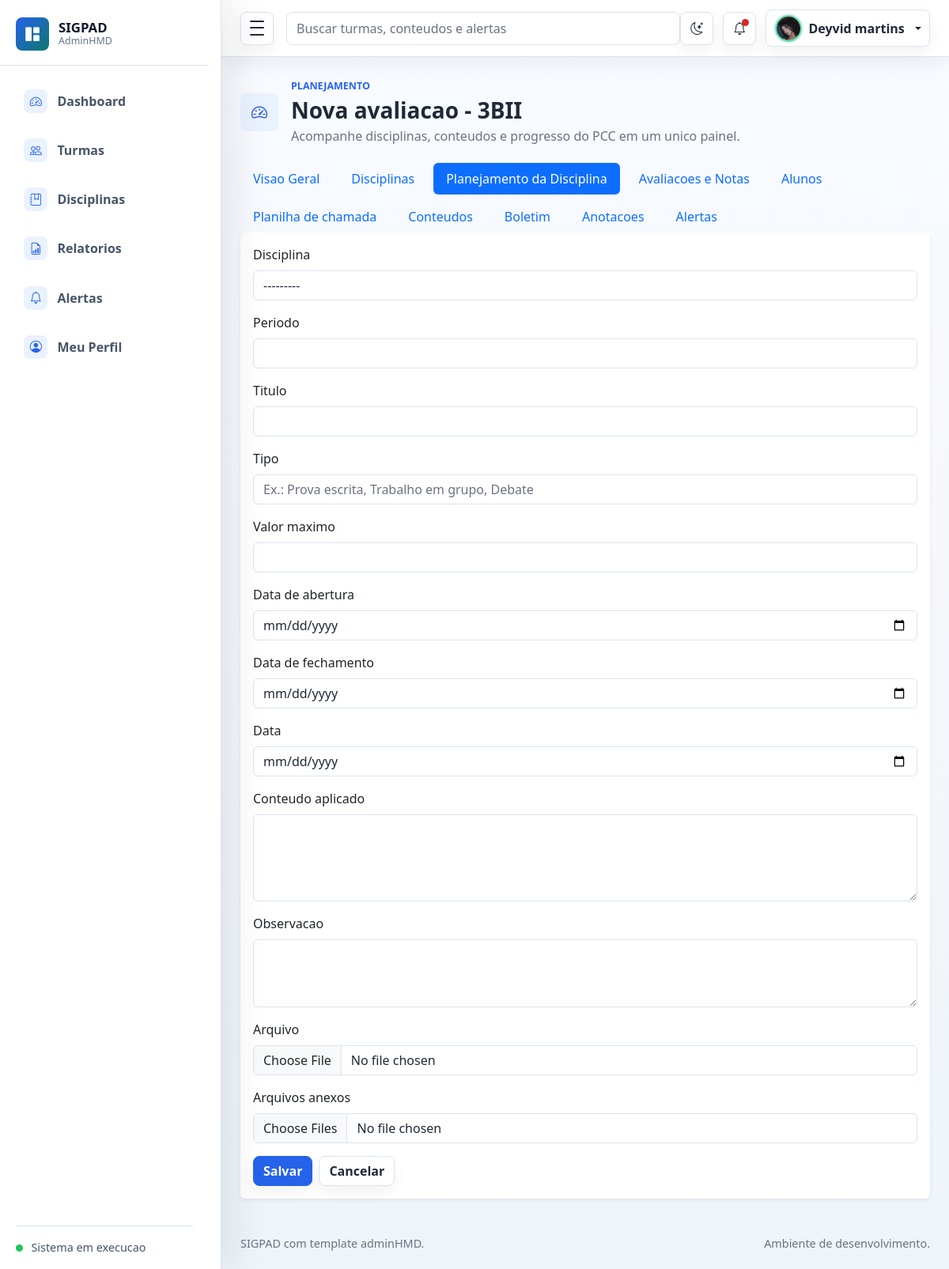
Screenshot of /turmas/2/avaliacoes/nova/ (signed in) with the database file from the repository.
### planejamento/models.py (models this page shows, shortened)
class PerfilUsuario(models.Model):
    usuario = models.OneToOneField(User, verbose_name='usuario', on_delete=models.CASCADE)
    foto = models.ImageField('foto', upload_to='usuarios/fotos/', blank=True, null=True)
    created_at = models.DateTimeField('criado em', auto_now_add=True)
    class Meta:
        verbose_name = 'Perfil de usuario'
        verbose_name_plural = 'Perfis de usuarios'
        ordering = ['usuario__username']

class Turma(models.Model):
    TURNO_CHOICES = [
        ('MATUTINO', 'Matutino'),
        ('VESPERTINO', 'Vespertino'),
        ('NOTURNO', 'Noturno'),
        ('INTEGRAL', 'Integral'),
    ]
    professor = models.ForeignKey(User, verbose_name='professor', on_delete=models.CASCADE)
    nome = models.CharField('nome', max_length=100)
    ano_letivo = models.PositiveIntegerField('ano letivo')
    turno = models.CharField('turno', max_length=20, choices=TURNO_CHOICES)
    descricao = models.TextField('descricao', blank=True, null=True)
    created_at = models.DateTimeField('criado em', auto_now_add=True)
    class Meta:
        verbose_name = 'Turma'
        verbose_name_plural = 'Turmas'
        ordering = ['-ano_letivo', 'nome']

### planejamento/views.py (the view, shortened to what this page needs)
# urls.py: path('turmas/<int:turma_id>/avaliacoes/nova/', views.avaliacao_criar, name='avaliacao_criar'),
@login_required
def avaliacao_criar(request, turma_id):
    turma = get_object_or_404(Turma.objects.filter(professor=request.user), id=turma_id)
    form = ProcessoAvaliativoForm(request.POST or None, request.FILES or None, turma=turma)
    return render(request, 'avaliacoes/form.html', {'form': form, 'turma': turma, 'acao': 'Nova avaliacao'})

### planejamento/context_processors.py (called while the page is built)
def perfil_usuario_logado(request):
    if not request.user.is_authenticated:
        return {'perfil_usuario_logado': None}
    perfil, _ = PerfilUsuario.objects.get_or_create(usuario=request.user)
    alertas = Alerta.objects.filter(usuario=request.user, lido=False)
    return {
        'perfil_usuario_logado': perfil,
        'alertas_nao_lidos_navbar': alertas.count(),
        'alertas_navbar': alertas_gerais_usuario(request.user),
    }

### planejamento/forms.py (called while the page is built)
    def _filtrar_periodo_por_disciplina(self, turma=None):
        disciplina = None
        disciplina_id = self.data.get('disciplina') if self.is_bound else self.initial.get('disciplina')
        if self.instance and self.instance.pk:
            disciplina = self.instance.disciplina
        elif turma is not None and self.fields['disciplina'].queryset.count() == 1:
            disciplina = self.fields['disciplina'].queryset.first()
        elif disciplina_id:
            disciplina = self.fields['disciplina'].queryset.filter(pk=disciplina_id).first()
        choices = PERIODO_CHOICES_POR_TIPO.get(getattr(disciplina, 'tipo_periodo', None), [])
        self.fields['periodo'].choices = choices
        if choices and len(choices) == 1:
            self.fields['periodo'].initial = choices[0][0]

### planejamento/models.py (called while the page is built)
    def __str__(self):
        return self.nome

    def get_badge_class(self):
        classes = {
            'INICIO': 'text-bg-primary',
            'ATRASO': 'text-bg-danger',
            'SISTEMA': 'text-bg-warning',
        }
        if self.lido:
            return 'text-bg-secondary'
        return classes.get(self.tipo, 'text-bg-secondary')

    def get_icon_class(self):
        icons = {
            'INICIO': 'bi bi-play-circle',
            'ATRASO': 'bi bi-exclamation-triangle',
            'SISTEMA': 'bi bi-info-circle',
        }
        return icons.get(self.tipo, 'bi bi-bell')

### planejamento/utils.py (called while the page is built)
def _titulo_alerta_geral(turma_nome, tipo):
    titulos = {
        'ATRASO': f'Turma {turma_nome} possui atividade atrasada.',
        'INICIO': f'Turma {turma_nome} possui atividade iniciando em breve.',
        'SISTEMA': f'Turma {turma_nome} possui alerta pendente.',
    }
    return titulos.get(tipo, f'Turma {turma_nome} possui alerta.')

### templates/avaliacoes/form.html (shortened to what this page needs)
{% extends 'base.html' %}
{% block page_title %}{{ acao|default:'Avaliacao' }} - {{ turma.nome }}{% endblock %}
{% block turma_subnav %}
{% include 'turmas/_submenu.html' %}
{% endblock %}
{% block content %}
<div class="card border-0 shadow-sm">
    <div class="card-body">
        <form method="post" enctype="multipart/form-data">
            {% for field in form %}
                <div class="mb-3">
                    <label for="{{ field.id_for_label }}" class="form-label">{{ field.label }}</label>
                    {{ field }}
                </div>
            {% endfor %}
            <div class="d-flex gap-2">
                <button type="submit" class="btn btn-primary">Salvar</button>
                <a href="{% url 'avaliacao_lista' turma.id %}" class="btn btn-outline-secondary">Cancelar</a>
            </div>
        </form>
    </div>
</div>
{% endblock %}

### templates/base.html (shortened to what this page needs)
{% load static %}
<!doctype html>
<html lang="pt-br">
<head>
    <link rel="stylesheet" href="{% static 'assets/css/bootstrap.min.css' %}">
    <link rel="stylesheet" href="{% static 'assets/vendors/bootstrap-icons/bootstrap-icons.css' %}">
    <link rel="stylesheet" href="{% static 'assets/css/style.css' %}">
</head>
<body>
    <div class="admin-shell">
        <aside class="admin-sidebar" id="adminSidebar" aria-label="Navegacao principal">
            <div class="sidebar-header">
                <a class="brand-mark" href="{% url 'dashboard' %}" aria-label="SIGPAD dashboard">
                    <span class="brand-icon"><i class="bi bi-grid-1x2-fill" aria-hidden="true"></i></span>
                    <span class="brand-copy">
                        <span class="brand-title">SIGPAD</span>
                        <span class="brand-subtitle">AdminHMD</span>
                    </span>
                </a>
            </div>
            <nav class="sidebar-nav">
                <a class="nav-link {% if request.resolver_match.url_name == 'dashboard' %}active{% endif %}" href="{% url 'dashboard' %}" {% if request.resolver_match.url_name == 'dashboard' %}aria-current="page"{% endif %}>
                    <span class="nav-icon"><i class="bi bi-speedometer2" aria-hidden="true"></i></span>
                    <span class="nav-text">Dashboard</span>
                </a>
                <a class="nav-link {% if 'turma' in request.resolver_match.url_name %}active{% endif %}" href="{% url 'turma_lista' %}">
                    <span class="nav-icon"><i class="bi bi-people" aria-hidden="true"></i></span>
                    <span class="nav-text">Turmas</span>
                </a>
                <a class="nav-link {% if 'disciplina' in request.resolver_match.url_name %}active{% endif %}" href="{% url 'disciplina_lista' %}">
                    <span class="nav-icon"><i class="bi bi-journal-bookmark" aria-hidden="true"></i></span>
                    <span class="nav-text">Disciplinas</span>
                </a>
                <a class="nav-link {% if 'relatorio' in request.resolver_match.url_name or 'exportar' in request.resolver_match.url_name %}active{% endif %}" href="{% url 'relatorio_lista' %}">
                    <span class="nav-icon"><i class="bi bi-file-earmark-bar-graph" aria-hidden="true"></i></span>
                    <span class="nav-text">Relatorios</span>
                </a>
                <a class="nav-link {% if 'alerta' in request.resolver_match.url_name %}active{% endif %}" href="{% url 'alerta_lista' %}">
                    <span class="nav-icon"><i class="bi bi-bell" aria-hidden="true"></i></span>
                    <span class="nav-text">Alertas</span>
                </a>
                <a class="nav-link " href="{% url 'perfil_usuario' %}">
                    <span class="nav-icon"><i class="bi bi-person-circle" aria-hidden="true"></i></span>
                    <span class="nav-text">Meu Perfil</span>
                </a>
            </nav>
            <div class="sidebar-footer">
                <span class="status-dot"></span>
                <span class="sidebar-footer-text">Sistema em execucao</span>
            </div>
        </aside>
        <div class="admin-main">
            <nav class="navbar admin-navbar navbar-expand bg-white">
                <div class="container-fluid px-3 px-lg-4">
                    <button class="sidebar-toggle" type="button" data-sidebar-toggle aria-controls="adminSidebar" aria-expanded="true" aria-label="Alternar menu">
                        <span></span>
                        <span></span>
                        <span></span>
                    </button>
                    <form class="d-none d-md-flex ms-3 flex-grow-1" role="search">
                        <input class="form-control search-input" type="search" placeholder="Buscar turmas, conteudos e alertas" aria-label="Buscar">
                    </form>
                    <div class="navbar-actions ms-auto">
                        <button class="icon-button theme-toggle" type="button" data-theme-toggle aria-label="Alternar tema" title="Alternar tema">
                            <i class="bi bi-moon-stars" data-theme-icon aria-hidden="true"></i>
                        </button>
                        <div class="dropdown">
                            <button class="icon-button" type="button" data-bs-toggle="dropdown" aria-expanded="false" aria-label="Notificacoes">
                                {% if alertas_nao_lidos_navbar %}
                                    <span class="notification-dot"></span>
                                {% endif %}
                                <i class="bi bi-bell" aria-hidden="true"></i>
                            </button>
                        </div>
                        <div class="dropdown">
                            <button class="profile-button dropdown-toggle" type="button" data-bs-toggle="dropdown" aria-expanded="false">
                                {% if request.user.is_authenticated and perfil_usuario_logado.foto %}
                                    <img class="avatar-img avatar-sm rounded-circle" src="{{ perfil_usuario_logado.foto.url }}" alt="Foto do usuario">
                                {% else %}
                                    <img class="avatar-img avatar-sm rounded-circle" src="{% static 'assets/images/avatar/avatar.jpg' %}" alt="Foto padrao">
                                {% endif %}
                                <span class="profile-name d-none d-sm-inline">{% if request.user.is_authenticated %}{{ request.user.get_full_name|default:request.user.username }}{% else %}Entrar{% endif %}</span>
                            </button>
                        </div>
                    </div>
                </div>
            </nav>
            <main class="dashboard-content">
                <div class="container-fluid px-3 px-lg-4 py-4">
                    <div class="page-heading">
                        <div class="page-heading-copy">
                            <span class="page-icon">{% block page_icon %}<i class="bi bi-speedometer2" aria-hidden="true"></i>{% endblock %}</span>
                            <div>
                                <p class="eyebrow mb-1">{% block page_eyebrow %}Planejamento{% endblock %}</p>
                                <h1 class="h3 mb-1">{% block page_title %}Dashboard{% endblock %}</h1>
                                <p class="text-muted mb-0">{% block page_subtitle %}Acompanhe disciplinas, conteudos e progresso do PCC em um unico painel.{% endblock %}</p>
                            </div>
                        </div>
                    </div>
                    {% block turma_subnav %}{% endblock %}
                    {% block content %}{% endblock %}
                </div>
            </main>
            <footer class="admin-footer">
                <div class="container-fluid px-3 px-lg-4">
                    <span>SIGPAD com template adminHMD.</span>
                    <span>Ambiente de desenvolvimento.</span>
                </div>
            </footer>
        </div>
    </div>
</body>
</html>

### rows the page displays
PerfilUsuario: foto (picture)
Turma: nome "3BII"

### other values shown
{{ request.user.get_full_name|default:request.user.username }} "Deyvid martins"
{{ acao|default:'Avaliacao' }} "Nova avaliacao"
{{ field.label }} "Disciplina" "Periodo" "Titulo" "Tipo" "Valor maximo" "Data de abertura" "Data de fechamento" "Data" "Conteudo aplicado" "Observacao" "Arquivo" "Arquivos anexos"
